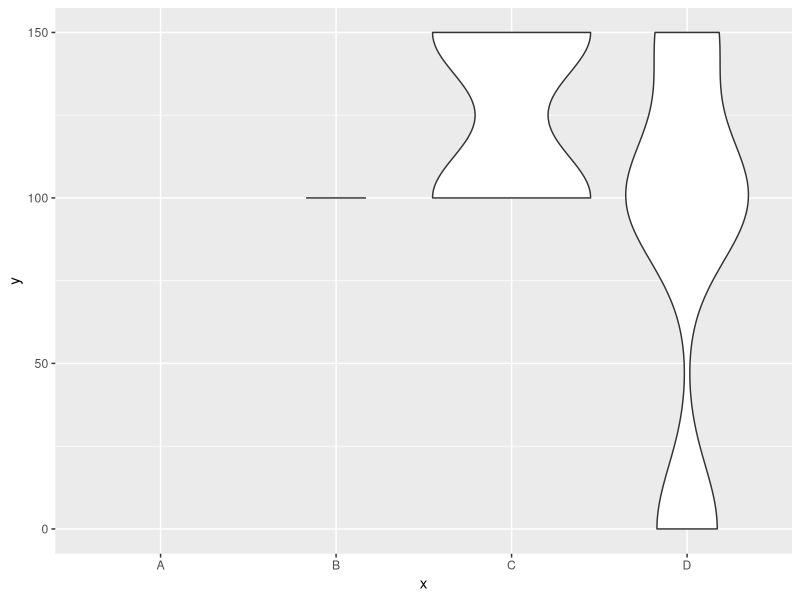

Write R code to recreate this figure.
library(ggplot2)

df = data.frame(
				x = c('A','B','B','C','C','D','D','D','D'),
				y= c(0, 100,100, 100, 150, 0, 100, 100, 150))
g = ggplot(df)
g = g + geom_violin(aes(x,y))
ggsave(plot=g, filename='test.png')
